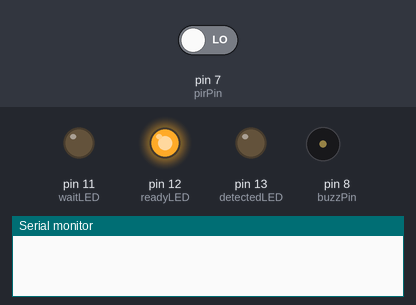
A sketch run on a simulated Arduino Uno, built with avr-gcc and run on an emulated ATmega328P. Parts: output pins drawn as LEDs (lit = HIGH), buzzer (waves = sounding, pin HIGH), the last lines printed to the serial monitor. The test bench sets the inputs (shaded band); at power-on: pin 7 (pirPin) LOW.

Above: at 7.2 s.
7.3 s: pin 7 (pirPin) driven HIGH
At 8.4 s:
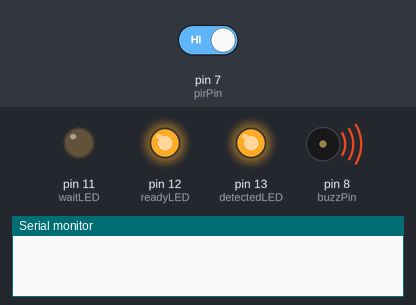
At 10.7 s:
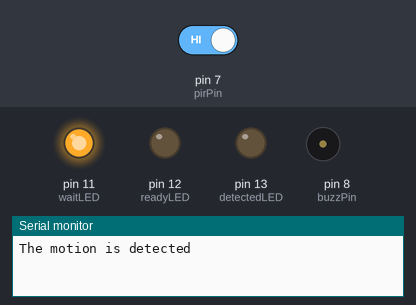
Timing chart, 0 to 12.2 s (numbered marks = the images above; inputs shaded):
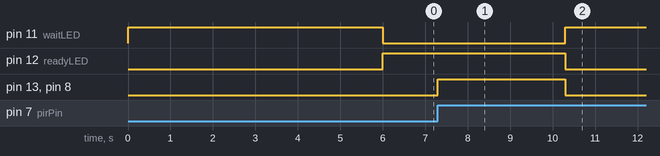

Measured:
- after the input at 7.3 s, pin 11 (waitLED): LOW → HIGH after 3.0 s; pin 12 (readyLED): HIGH → LOW after 3.0 s; pin 13 (detectedLED), pin 8 (buzzPin): LOW → HIGH at once, → LOW 3.0 s later

The sketch:

Alert.ino
```cpp
// პინები LED-ებისთვის
int detectedLED = 13;
int readyLED = 12;
int waitLED = 11;

// ინფუთი მოძრაობის სენსორიდან
int pirPin = 7;

// პინი Active Buzz-ისთვის
int buzzPin = 8;

// ცვლადი მოძრაობის დეტექტირებისთვის
int motionDetected = 0;

// ცვლადი იმისათვის, რომ ჩაიწეროს მოძრაობის დეტექტირება
int pirValue;

void setup() {
  // put your setup code here, to run once:
  Serial.begin(9600);
  // LED-ების განსაზღვრა, როგორც აუთფუთი
  pinMode(detectedLED, OUTPUT);
  pinMode(readyLED, OUTPUT);
  pinMode(waitLED, OUTPUT);
  pinMode(buzzPin, OUTPUT);


  // PIR -ის განსაზღვრა, როგორც ინფუთი
  pinMode(pirPin, INPUT);

  // სენსორის სტაბილიზაციისათვის განსაზღვრული დრო (6 წმ)
  digitalWrite(detectedLED, LOW);
  digitalWrite(readyLED, LOW);
  digitalWrite(waitLED, HIGH);
  delay(6000);

  digitalWrite(readyLED, HIGH);
  digitalWrite(waitLED, LOW);
}

void loop() {
  // put your main code here, to run repeatedly:
  pirValue = digitalRead(pirPin);

  // მოძრაობის დეტექტირების ნახვა
  if (pirValue == 1){
    // დეტექტირების LED ანთება 3 წამით
    digitalWrite(detectedLED, HIGH);
    motionDetected = 1;

    digitalWrite(buzzPin, HIGH);
    delay(3000);
    Serial.println("The motion is detected ");

  } else {
    digitalWrite(detectedLED, LOW);
    digitalWrite(buzzPin, LOW);
  }

  if (motionDetected == 1){
    // 6 წამის შემდეგ, დეტექტირების ხელახლა განხორციელება
    digitalWrite(detectedLED, LOW);
    digitalWrite(buzzPin, LOW);
    digitalWrite(readyLED, LOW);
    digitalWrite(waitLED, HIGH);
    delay(6000);

    digitalWrite(readyLED, HIGH);
    digitalWrite(waitLED, LOW);
    motionDetected = 0;
  }

}
```
